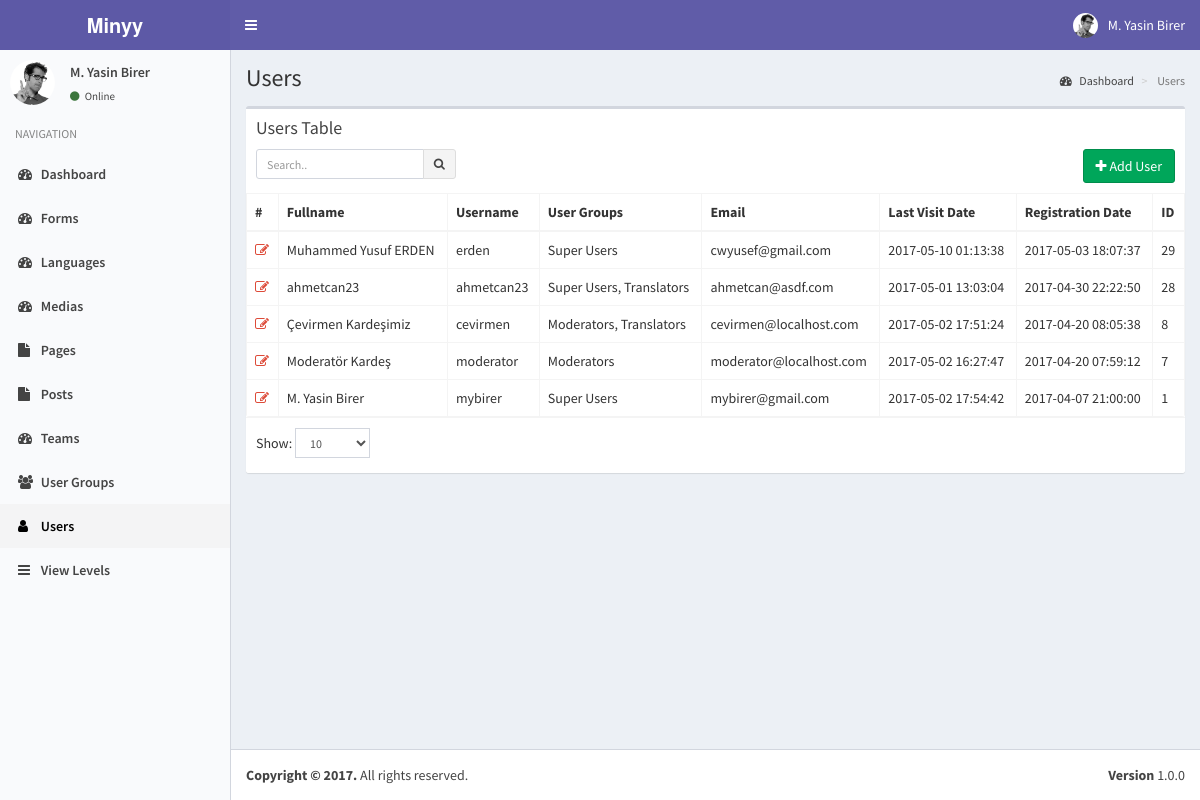
The app's page /index.php?controller=module&action=users (signed in), older data.
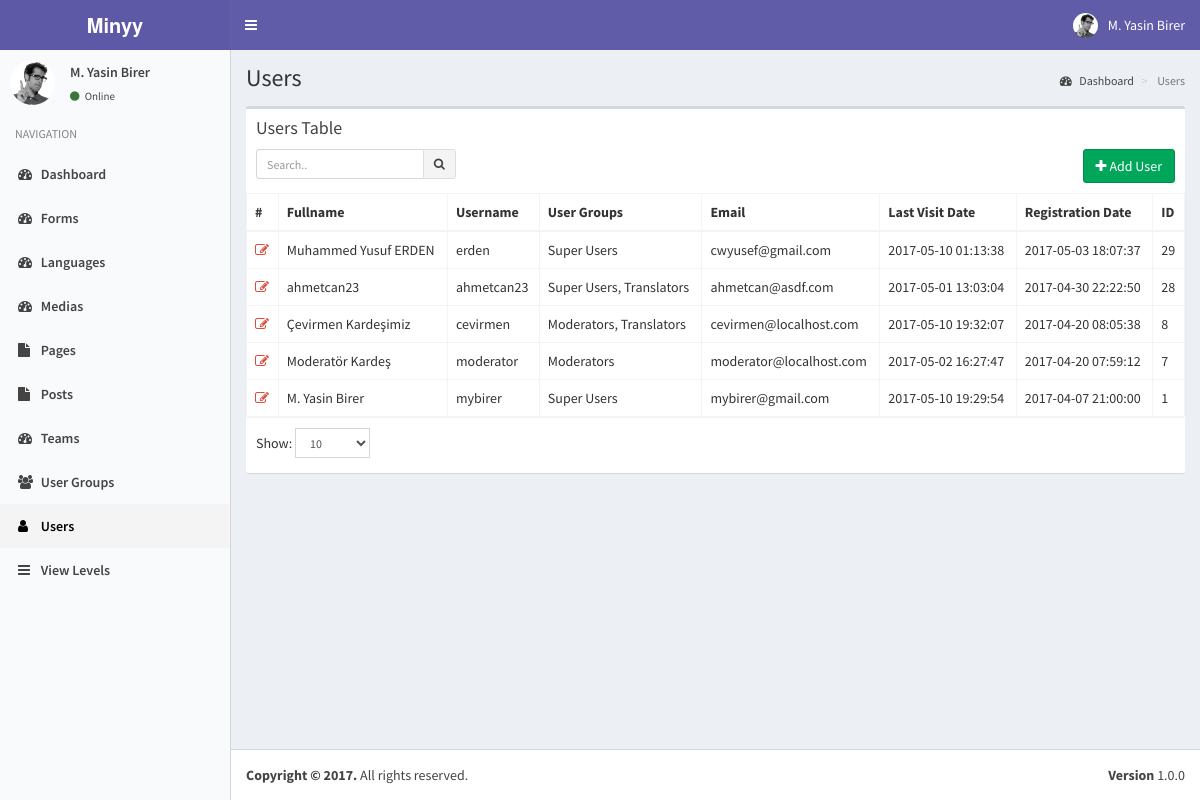
The same page, newer data.
### tables this page shows
CREATE TABLE `users` (
  `pk_user_id` int(11) NOT NULL,
  `username` varchar(50) NOT NULL,
  `password` varchar(50) NOT NULL,
  `email` varchar(75) NOT NULL,
  `last_visit` timestamp NOT NULL DEFAULT CURRENT_TIMESTAMP ON UPDATE CURRENT_TIMESTAMP,
  `fullname` varchar(50) DEFAULT NULL,
  `registration_date` timestamp NULL DEFAULT NULL
);

### helpers/view_helper.php (called while the page is built, shortened)
<?php
class ViewHelper
{
    private static $__layout='public';
    public static function getView($viewFolder,$viewFile){
        Functions::requireFile('views/'.$viewFolder,$viewFile.'.php');
    }
    public static function setLayout($layout){
        self::$__layout=$layout;
    }
    public static function getHeader(){
        require_once('views/'.self::$__layout.'_header.php');
    }
}
?>

### controllers/users_controller.php (called while the page is built, shortened)
<?php
class UsersController implements ModuleInterface
{
    public static function getList($params=array()) {
        $search_term=isset($_GET['search_term']) ? Functions::clearString($_GET['search_term']) : "";
        $order_by=isset($_GET['order_by']) && !empty($_GET['order_by']) ? strtolower(Functions::clearString($_GET['order_by'])) : "id";
        $order_dir=isset($_GET['order_dir']) && !empty($_GET['order_dir']) ? strtolower(Functions::clearString($_GET['order_dir'])) : "desc";
        $limit=isset($_GET['limit']) && !empty($_GET['limit']) ? (int) Functions::clearString($_GET['limit']) : 20;
        $page=isset($_GET['page']) && !empty($_GET['page']) ? (int) Functions::clearString($_GET['page']) : 1;
        $offset=($page-1)*$limit;
        $params=[
            "search_term"=>$search_term,
            "order_by"=>$order_by,
            "order_dir"=>$order_dir,
            "limit"=>$limit,
            "offset"=>$offset
        ];
        $objList = Users::getObjList($params);
        $gparams=[
            "search_term"=>"",
            "order_by"=>"name",
            "order_dir"=>"asc",
            "limit"=>"1000",
            "offset"=>"0"
        ];
        $groupList= UserGroups::getObjList($gparams);
        ViewHelper::getView('users','users');
    }
}
?>

### index.php (called while the page is built, shortened)
<?php
require_once('helpers/view_helper.php');
require_once('helpers/functions_helper.php');
require_once('helpers/translate_helper.php');
require_once('models/users_model.php');
require_once('models/user_groups_model.php');
require_once('models/view_levels_model.php');
require_once('routes.php');

### models/users_model.php (called while the page is built, shortened)
<?php
class Users implements DatabaseObject {
    public $groups;
    public function __construct($pk_user_id,$username,$password,$email,$last_visit,$fullname,$registration_date){
        $this->fullname=$fullname;
        $this->groups=$this->getUserGroups($pk_user_id);
        $this->modules=$this->getUserModules($pk_user_id);
    }
    public static function getObjList($params){
        $list = [];
        $order_dirs=array("desc","asc");
        $key=array_search($params["order_dir"],$order_dirs);
        $order_dir=$order_dirs[($key) ? $key : 0];
        $order_columns=array("pk_user_id", "username", "email", "last_visit", "fullname", "registration_date");
        $key=array_search($params["order_by"],$order_columns);
        $order_by=$order_columns[($key) ? $key : 0];
        $limit=$params["limit"] ? $params["limit"] : "20";
        $offset=$params["offset"] ? $params["offset"] : "0";
        $query="SELECT * FROM users";
        $query.=" ORDER BY $order_by $order_dir LIMIT :offset , :limit";
        $db = Db::getInstance();
        $req = $db->prepare($query);
        $req->bindValue(':limit', intval($limit), PDO::PARAM_INT);
        $req->bindValue(':offset', intval($offset), PDO::PARAM_INT);
        $req->execute();
        foreach($req->fetchAll() as $obj) {
            $list[] = new Users( $obj['pk_user_id'],
                                $obj['username'],
                                $obj['password'],
                                $obj['email'],
                                $obj['last_visit'],
                                $obj['fullname'],
                                $obj['registration_date']);
        }
        return $list;
    }
    public static function getObj($id){
        try{
            $db = Db::getInstance();
            $id = intval($id);
            $req = $db->prepare('SELECT * FROM users WHERE pk_user_id = :pk_user_id');
            $req->execute(array('pk_user_id' => $id));
            $obj = $req->fetch();
            if($obj){
                return new Users( $obj['pk_user_id'],
                                    $obj['username'],
                                    $obj['password'],
                                    $obj['email'],
                                    $obj['last_visit'],
                                    $obj['fullname'],
                                    $obj['registration_date']);
            }
            else{
                return [];
            }
        }
        catch (PDOException $e){
            return $e->getMessage();
        }
    }
    public function getUserGroups($id){
        try{
            $db = Db::getInstance();
            $id = intval($id);
            $req = $db->prepare('SELECT * FROM user_usergroup_map WHERE pk_user_id = :pk_user_id');
            $req->execute(array('pk_user_id' => $id));
            $list=[];
            foreach($req->fetchAll() as $obj) {
                $list[]= $obj['pk_group_id'];
            }
            return $list;
        }
        catch (PDOException $e){
            return $e->getMessage();
        }
    }
    public function getUserModules($id){
        $modules=[];
        $params=[
            "search_term"=>"",
            "order_by"=>"name",
            "order_dir"=>"asc",
            "limit"=>"1000",
            "offset"=>"0"
        ];
        $viewLevels=ViewLevels::getObjList($params);
        foreach($viewLevels as $viewObj){
            $voGroups=json_decode($viewObj->groups);
            $voModules=json_decode($viewObj->modules);
            foreach($this->groups as $uoGroup){
                if(in_array($uoGroup,$voGroups)){
                    $modules=array_merge($modules,$voModules);
                }
            }
        }
        $modules=array_merge(array_unique($modules));
        asort($modules);
        global $controllers;
        foreach($modules as $kmodule=>$vmodule){
            $modules[$kmodule]=$controllers['module'][$vmodule];
        }
        return $modules;
    }
}

### models/view_levels_model.php (called while the page is built, shortened)
<?php
class ViewLevels implements DatabaseObject {
    public function __construct($pk_view_level_id,$title,$groups,$modules){
        $this->groups=$groups;
        $this->modules=$modules;
    }
    public static function getObjList($params){
        $list = [];
        $order_dirs=array("desc","asc");
        $key=array_search($params["order_dir"],$order_dirs);
        $order_dir=$order_dirs[($key) ? $key : 0];
        $order_columns=array("pk_view_level_id", "title");
        $key=array_search($params["order_by"],$order_columns);
        $order_by=$order_columns[($key) ? $key : 0];
        $limit=$params["limit"] ? $params["limit"] : "20";
        $offset=$params["offset"] ? $params["offset"] : "0";
        $query="SELECT * FROM view_levels";
        $query.=" ORDER BY $order_by $order_dir LIMIT :offset , :limit";
        $db = Db::getInstance();
        $req = $db->prepare($query);
        $req->bindValue(':limit', intval($limit), PDO::PARAM_INT);
        $req->bindValue(':offset', intval($offset), PDO::PARAM_INT);
        $req->execute();
        foreach($req->fetchAll() as $obj) {
            $list[] = new ViewLevels( $obj['pk_view_level_id'],
                                $obj['title'],
                                $obj['groups'],
                                $obj['modules']);
        }
        return $list;
    }
}

### models/user_groups_model.php (called while the page is built, shortened)
<?php
class UserGroups implements DatabaseObject {
    public function __construct($pk_group_id,$name){
        $this->name=$name;
    }
    public static function getObjList($params){
        $list = [];
        $order_dirs=array("desc","asc");
        $key=array_search($params["order_dir"],$order_dirs);
        $order_dir=$order_dirs[($key) ? $key : 0];
        $order_columns=array("pk_group_id", "name");
        $key=array_search($params["order_by"],$order_columns);
        $order_by=$order_columns[($key) ? $key : 0];
        $limit=$params["limit"] ? $params["limit"] : "20";
        $offset=$params["offset"] ? $params["offset"] : "0";
        $query="SELECT * FROM user_groups";
        $query.=" ORDER BY $order_by $order_dir LIMIT :offset , :limit";
        $db = Db::getInstance();
        $req = $db->prepare($query);
        $req->bindValue(':limit', intval($limit), PDO::PARAM_INT);
        $req->bindValue(':offset', intval($offset), PDO::PARAM_INT);
        $req->execute();
        foreach($req->fetchAll() as $obj) {
            $list[] = new UserGroups( $obj['pk_group_id'],
                                $obj['name']);
        }
        return $list;
    }
}

### views/users/users.php (the view, shortened to what the rows shown need)
<?php ViewHelper::getHeader(); ?>
<?php
    global $objList;
    global $params;
    global $groupList;
?>
<section class="content-header">
    <h1>
    </h1>
    <ol class="breadcrumb">
    <li><a href="index.php"><i class="fa fa-dashboard"></i> <?php T::__("Dashboard"); ?></a></li>
    <li class="active"> <?php T::__("Users"); ?></li>
    </ol>
</section>
<section class="content">
    <div class="row">
    <div class="col-xs-12">
        <div class="box">
        <div class="box-header">
            <h3 class="box-title"><?php T::__("Users Table"); ?></h3>
            <div class="box-toolbox">
            <form id="search-form">
            <div class="input-group input-group-sm pull-left search-form">
                <input type="text" name="table_search" class="form-control pull-right" placeholder="<?php T::__("Search.."); ?>" <?php echo !empty(Functions::getUrlVariableValue("search_term")) ? "value='".htmlspecialchars(urldecode(Functions::getUrlVariableValue("search_term")))."'" : ""; ?> />
                <div class="input-group-btn">
                <button type="submit" class="btn btn-default"><i class="fa fa-search"></i></button>
                </div>
            </div>
            </form>
            <button type="button" data-toggle="openModal" data-target="#addUserModal" class="btn btn-success pull-right">
                <i class="fa fa-plus"></i> <?php T::__("Add User"); ?>
            </button>
            </div>
        </div>
        <div class="box-body table-responsive no-padding">
            <table class="table table-hover table-bordered">
            <thead>
                <tr>
                    <th>#</th>
                    <th><?php T::__("Fullname"); ?></th>
                    <th><?php T::__("Username"); ?></th>
                    <th><?php T::__("User Groups"); ?></th>
                    <th><?php T::__("Email"); ?></th>
                    <th><?php T::__("Last Visit Date"); ?></th>
                    <th><?php T::__("Registration Date"); ?></th>
                    <th><?php T::__("ID"); ?></th>
                </tr>
            </thead>
            <tbody>
            <?php $i=$params['offset']+1; foreach($objList as $user): ?>
            <tr data-id="<?php echo $user->pk_user_id; ?>">
                <td><a data-toggle="tooltip" title="Düzenle" class="text-red" href="index.php?controller=module&action=users&do=edit&id=<?php echo $user->pk_user_id; ?>"><i class="fa fa-edit"></i></a></td>
                <td class="has-link"><?php echo $user->fullname; ?></td>
                <td class="has-link"><?php echo $user->username; ?></td>
                <td class="has-link">
                    <?php
                        $grpstr=[];
                        foreach($groupList as $groupObj){
                            if(in_array($groupObj->pk_group_id,$user->groups)){
                                $grpstr[]=$groupObj->name;
                            }
                        }
                        echo implode(", ",$grpstr);
                    ?>
                </td>
                <td class="has-link"><?php echo $user->email; ?></td>
                <td class="has-link"><?php echo $user->last_visit; ?></td>
                <td class="has-link"><?php echo $user->registration_date; ?></td>
                <td class="has-link"><?php echo $user->pk_user_id; ?></td>
            </tr>
            <?php endforeach; ?>
            </tbody></table>
        </div>
        <div class="box-footer clearfix">
            <div class="table-length dataTables_length pull-left">
                <label><?php T::__("Show:"); ?>
                    <select name="limit" class="form-control input-sm">
                    <option value="10" <?php echo Functions::getUrlVariableValue("limit")=="10" ? "selected" : ""; ?>>10</option>
                    </select>
                </label>
            </div>
        </div>
        </div>
    </div>
    </div>
</section>

### views/static/header.php (shortened to what the rows shown need)
<?php
global $currentUser;
?>
<a href="index2.html" class="logo">
    <span class="logo-lg"><b>Minyy</b></span>
</a>
<nav class="navbar navbar-static-top">
    <a href="#" class="sidebar-toggle" data-toggle="offcanvas" role="button">
    </a>
    <div class="navbar-custom-menu">
    <ul class="nav navbar-nav">
        <li class="dropdown user user-menu">
        <a href="#" class="dropdown-toggle" data-toggle="dropdown">
            <img src="assets/img/user2-160x160.jpg" class="user-image" alt="User Image">
            <span class="hidden-xs"><?php echo $currentUser->fullname; ?></span>
        </a>
            </li>
        </ul>
    </div>
</nav>

### views/static/sidebar.php
<?php
global $currentUser;
?>
<section class="sidebar">
    <div class="user-panel">
    <div class="pull-left image">
        <img src="assets/img/user2-160x160.jpg" class="img-circle" alt="User Image">
    </div>
    <div class="pull-left info">
        <p><?php echo $currentUser->fullname; ?></p>
        <a href="#"><i class="fa fa-circle text-success"></i> <?php echo T::__('Online'); ?></a>
    </div>
    </div>
    <ul class="sidebar-menu">
    <li class="header"><?php echo T::__('NAVIGATION'); ?></li>
    <?php
    foreach($currentUser->modules as $module=>$moduleProps):
    ?>
    <li class="<?php echo Functions::isActive($moduleProps["key"]); ?>">
        <a href="index.php?controller=module&action=<?php echo $moduleProps["key"]; ?>"><i class="fa <?php echo $moduleProps["icon"]; ?>"></i> <?php echo $moduleProps["name"]; ?></a>
    </li>
    <?php endforeach; ?>
    </ul>
</section>

Row changes from the older to the newer data that the page shows:
changed users "M. Yasin Birer": last_visit "2017-05-02 17:54:42" → "2017-05-10 19:29:54"
changed users "Çevirmen Kardeşimiz": last_visit "2017-05-02 17:51:24" → "2017-05-10 19:32:07"
